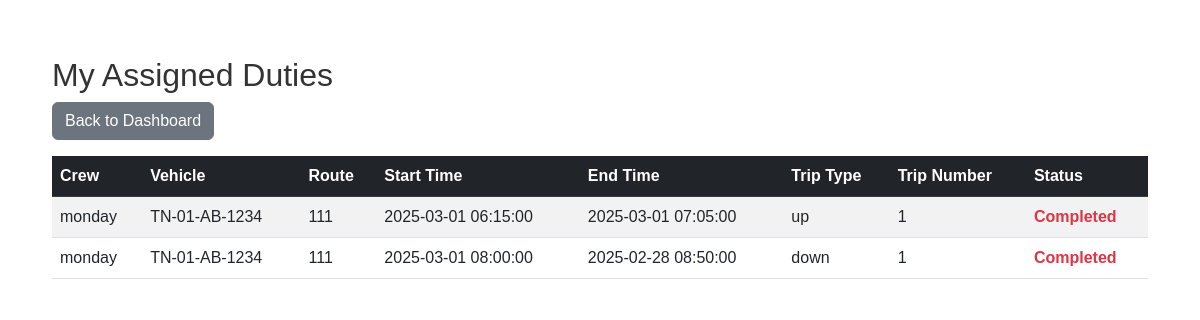
Screenshot of /view_duty.php (signed in) with the database file from the repository.
### tables this page shows
CREATE TABLE `duty_assignments` (
  `id` int(11) NOT NULL,
  `crew_id` int(11) NOT NULL,
  `vehicle_id` int(11) NOT NULL,
  `route_id` int(11) NOT NULL,
  `start_time` datetime NOT NULL,
  `end_time` datetime NOT NULL,
  `trip_type` enum('up','down') NOT NULL,
  `trip_number` int(11) NOT NULL
);

CREATE TABLE `crews` (
  `id` int(11) NOT NULL,
  `crew_name` varchar(255) NOT NULL,
  `crew_member1` varchar(100) DEFAULT NULL,
  `crew_member2` varchar(100) DEFAULT NULL,
  `crew_member1_role` varchar(100) DEFAULT NULL,
  `crew_member2_role` varchar(100) DEFAULT NULL
);

CREATE TABLE `vehicles` (
  `id` int(11) NOT NULL,
  `vehicle_number` varchar(20) NOT NULL,
  `capacity` int(11) NOT NULL,
  `make_year` year(4) NOT NULL,
  `model_type` varchar(50) NOT NULL,
  `due_for_next_service` date NOT NULL,
  `due_for_insurance` date NOT NULL,
  `due_for_fc` date NOT NULL,
  `created_at` timestamp NOT NULL DEFAULT current_timestamp()
);

CREATE TABLE `routes` (
  `route_id` int(11) NOT NULL,
  `route_number` varchar(50) NOT NULL,
  `start_location` varchar(255) NOT NULL,
  `start_latitude` decimal(10,6) NOT NULL,
  `start_longitude` decimal(10,6) NOT NULL,
  `end_location` varchar(255) NOT NULL,
  `end_latitude` decimal(10,6) NOT NULL,
  `end_longitude` decimal(10,6) NOT NULL,
  `total_distance` decimal(10,2) NOT NULL
);

### view_duty.php (the view, shortened to what this page needs)
<?php
$host = "localhost";
$user = "root";
$pass = "";
$dbname = "user_auth";
$conn = new mysqli($host, $user, $pass, $dbname);
$user_id = $_SESSION['user_id'];
$dutyQuery = $conn->prepare("
    SELECT d.id, c.crew_name, v.vehicle_number, r.route_number, d.start_time, d.end_time, d.trip_type, d.trip_number
    FROM duty_assignments d
    JOIN crews c ON d.crew_id = c.id
    JOIN vehicles v ON d.vehicle_id = v.id
    JOIN routes r ON d.route_id = r.route_id
    WHERE c.crew_member1 = ? OR c.crew_member2 = ?
");
$dutyQuery->bind_param("ii", $user_id, $user_id);
$dutyQuery->execute();
$userDuties = $dutyQuery->get_result()->fetch_all(MYSQLI_ASSOC);
?>
<!DOCTYPE html>
<html lang="en">
<head>
    <link rel="stylesheet" href="https://cdn.jsdelivr.net/npm/bootstrap@5.3.0/dist/css/bootstrap.min.css">
</head>
<body>
    <div class="container">
        <h2 class="mt-3">My Assigned Duties</h2>
        <a href="dashboard.php" class="btn btn-secondary mb-3">Back to Dashboard</a>
        <?php if (!empty($userDuties)) { ?>
            <table class="table table-striped">
                <thead class="table-dark">
                    <tr>
                        <th>Crew</th>
                        <th>Vehicle</th>
                        <th>Route</th>
                        <th>Start Time</th>
                        <th>End Time</th>
                        <th>Trip Type</th>
                        <th>Trip Number</th>
                        <th>Status</th>
                    </tr>
                </thead>
                <tbody>
    <?php
    $currentTime = date("Y-m-d H:i:s");
    foreach ($userDuties as $duty) {
        $startTime = $duty['start_time'];
        $endTime = $duty['end_time'];
        if ($currentTime < $startTime) {
            $status = "Upcoming";
            $statusClass = "text-primary";
        } elseif ($currentTime >= $startTime && $currentTime <= $endTime) {
            $status = "Ongoing";
            $statusClass = "text-success";
        } else {
            $status = "Completed";
            $statusClass = "text-danger";
        }
    ?>
        <tr>
            <td><?= htmlspecialchars($duty['crew_name']) ?></td>
            <td><?= htmlspecialchars($duty['vehicle_number']) ?></td>
            <td><?= htmlspecialchars($duty['route_number']) ?></td>
            <td><?= htmlspecialchars($startTime) ?></td>
            <td><?= htmlspecialchars($endTime) ?></td>
            <td><?= htmlspecialchars($duty['trip_type']) ?></td>
            <td><?= htmlspecialchars($duty['trip_number']) ?></td>
            <td class="<?= $statusClass ?>"><strong><?= $status ?></strong></td>
        </tr>
    <?php } ?>
</tbody>
     </table>
        <?php } else { ?>
            <div class="alert alert-info" role="alert">
                You have no assigned duties at the moment.
            </div>
        <?php } ?>
    </div>
</body>
</html>

### view_duty.php (style rules this page uses)
body { font-family: Arial, sans-serif; margin: 20px; padding: 20px; }
h2, h3 { color: #333; }

### rows the page displays
duty_assignments: crew.crew_name "monday", vehicle.vehicle_number "TN-01-AB-1234", route.route_number "111", start_time "2025-03-01 06:15:00", end_time "2025-03-01 07:05:00", trip_type "up", trip_number "1", status "Completed"
duty_assignments: crew.crew_name "monday", vehicle.vehicle_number "TN-01-AB-1234", route.route_number "111", start_time "2025-03-01 08:00:00", end_time "2025-02-28 08:50:00", trip_type "down", trip_number "1", status "Completed"
